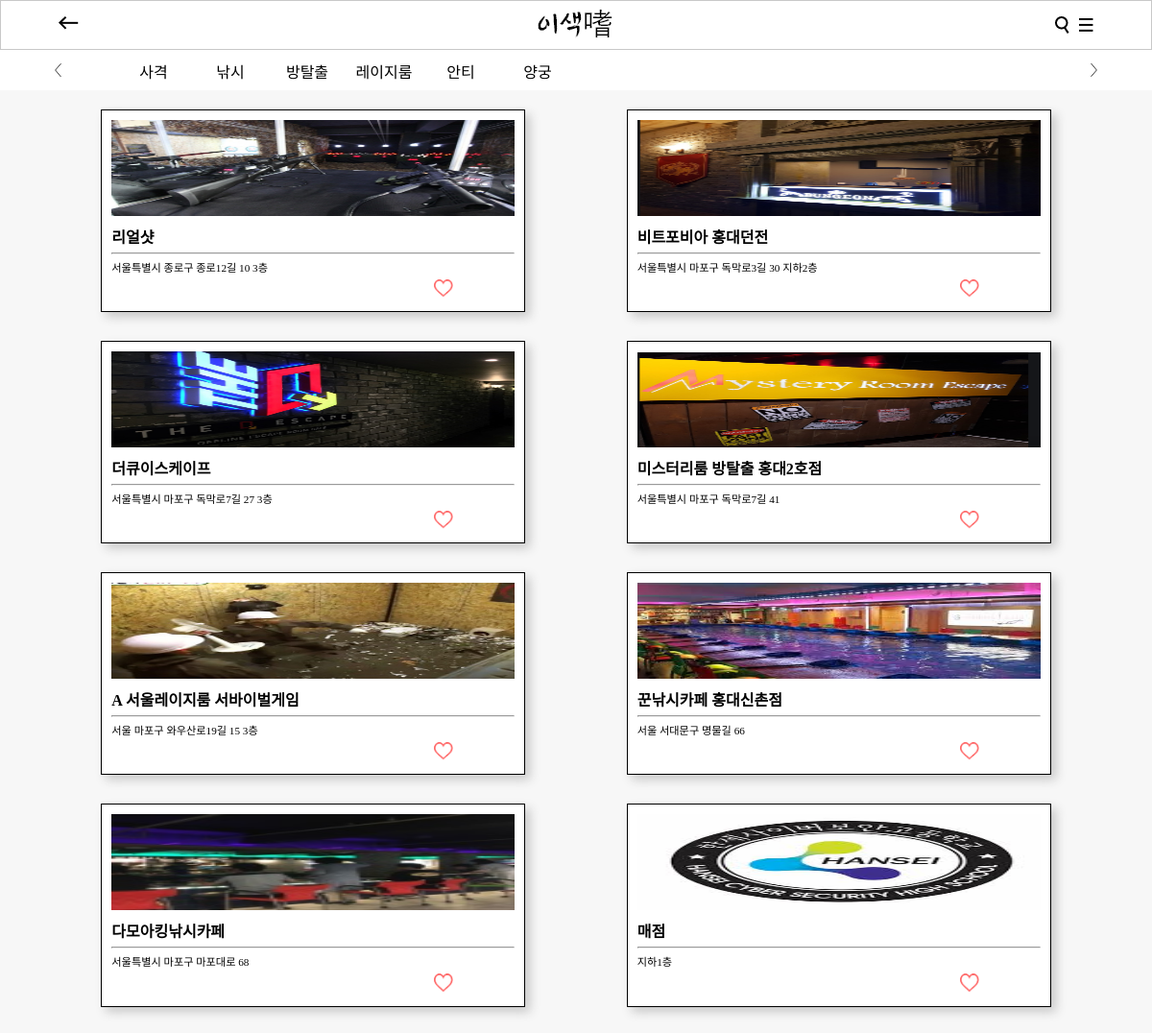
The page /category/ on the database its author committed.
### App/models.py (models this page shows, shortened)
class Store(models.Model):
    photo = models.ImageField(upload_to='%Y/%m/%d/orig')
    store_name = models.CharField(max_length=255)
    menu = models.TextField(max_length=200)
    tel = models.CharField(max_length=255)
    time = models.TextField(max_length=255)
    day = models.CharField(max_length=255, blank=True)
    park = models.CharField(max_length=200, blank=True)
    address = models.CharField(max_length=255)
    tag = models.CharField(max_length=222)
    created_at = models.DateTimeField(auto_now_add=True)
    updated_at = models.DateTimeField(auto_now=True)

### App/views.py (the view)
# urls.py: url(r'^category/$', category, name="category"),
def category(request):
    post = Store.objects.all()
    return render(request, 'category.html', {'form': post})

### App/templates/category.html (shortened to what this page needs)
{% extends 'm_base.html' %}
{% load static %}
{% block stylesheet %}{% static 'css/category.css' %}{% endblock %}
{% block content %}
<body>
    <header>
        <div class="bar_title">
            <a href="{% url 'API:main' %}"><img src="{% static 'img/title.png' %}" alt=""></a>
        </div>
        <div class="topbar">
            <a href="{% url 'API:main' %}"><img src="{% static 'img/arrow.png' %}" alt=""></a>
        <div class="rightmenu">
             <a href="#" class="searchb"><img src="{% static 'img/search.png' %}" alt=""></a>
            <a href="#"><img src="{% static 'img/menu.png' %}" alt=""></a>
        </div>
        </div>
    </header>
    <nav>
        <div class="arrow"></div>
        <ul class="category">
            <li><a href="{% url 'API:g_category' %}">사격</a></li>
            <li><a href="{% url 'API:f_category' %}">낚시</a></li>
            <li><a href="{% url 'API:r_category' %}">방탈출</a></li>
            <li><a href="{% url 'API:b_category' %}">레이지룸</a></li>
            <li><a href="">안티</a></li>
            <li><a href="">양궁</a></li>
        </ul>
        <div class="arrow nag"></div>
    </nav>
    <section>
        <ul class="category_list">
        {% for posts in form %}
            <li>
                <a href="{% url 'API:detail' pk=posts.pk  %}">
                    <img class="back" src="{{posts.photo.url}}" alt="">
                    <h4>{{posts.store_name}}</h4>
                    <hr>
                    <p>{{posts.address}}</p>
                </a>
                <img class="heart" src="{% static 'img/heart.png' %}" alt="">
            </li>
        {% endfor %}
        </ul>
    </section>
</body>
{% endblock %}

### App/templates/m_base.html (shortened to what this page needs)
<!DOCTYPE html>
{% load static %}
<html lang="ko">
  <head>
    <link rel="stylesheet" href="{% static 'css/topbar.css' %}">
    <link rel="stylesheet" href="{% block stylesheet %}{% endblock %}">
  </head>
  <body>
    {% block content %}
    {% endblock %}
  </body>
</html>

### App/static/css/topbar.css (style rules this page uses)
header { width: calc(100% - 2px); height: 50px; background-color: white; position: relative; border: 1px solid rgb(200, 200, 200); }
.topbar { width: 90%; height: 100%; display: flex; position: absolute; top: 0px; justify-content: space-between; align-items: center; margin: 0px 5%; }
.rightmenu { display: flex; align-items: center; }
.rightmenu a { padding: 10px 0px 10px 10px; }
.rightmenu img { display: block; }
.bar_title { width: 100%; line-height: 50px; text-align: center; font-size: 1.2em; font-weight: 700; }

### App/static/css/category.css (style rules this page uses)
html, body { margin: 0px; }
nav { width: 100%; display: flex; }
.category { width: 80%; height: 22px; padding: 0px; margin: 10px 0px; list-style: none; position: relative; overflow: auto; }
.category a { text-decoration: none; color: black; }
.category li { width: 80px; position: absolute; top: 0px; text-align: center; }
.arrow { width: 10%; background-image: url('/static/img/carrow.png'); background-repeat: no-repeat; background-position: center; }
.nag { transform: rotateZ(180deg); }
section { background-color: #f7f7f7; width: 100%; }
.category_list { list-style: none; padding: 20px 0px; display: flex; flex-wrap: wrap; justify-content: space-evenly; margin: 0px; }
.category_list li { width: 35%; border: 1px solid black; padding: 10px; margin-bottom: 30px; background-color: white; box-shadow: 5px 5px 10px 0px rgb(200, 200, 200); }
.category_list li a { text-decoration: none; color: black; }
.category_list li .back { width: 100%; height: 100px; }
.category_list li p { font-size: 0.7em; }
.category_list li p,h4 { margin: 5px 0px; }
.category_list li hr { margin: 0px; }
.heart { width: 20px; position: relative; left: 80%; }

### rows shown on the page
Store: photo (picture), store_name "리얼샷", address "서울특별시 종로구 종로12길 10 3층"
Store: photo (picture), store_name "비트포비아 홍대던전", address "서울특별시 마포구 독막로3길 30 지하2층"
Store: photo (picture), store_name "더큐이스케이프", address "서울특별시 마포구 독막로7길 27 3층"
Store: photo (picture), store_name "미스터리룸 방탈출 홍대2호점", address "서울특별시 마포구 독막로7길 41"
Store: photo (picture), store_name "A 서울레이지룸 서바이벌게임", address "서울 마포구 와우산로19길 15 3층"
Store: photo (picture), store_name "꾼낚시카페 홍대신촌점", address "서울 서대문구 명물길 66"
Store: photo (picture), store_name "다모아킹낚시카페", address "서울특별시 마포구 마포대로 68"
Store: photo (picture), store_name "매점", address "지하1층"
